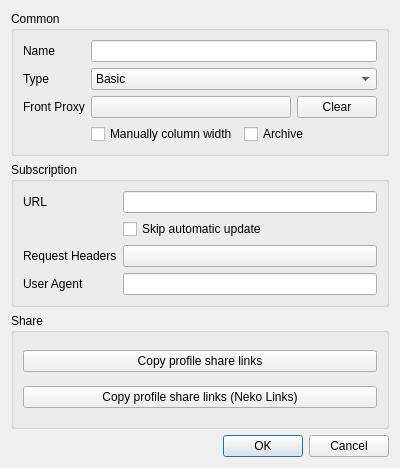
<?xml version="1.0" encoding="UTF-8"?>
<ui version="4.0">
 <class>DialogEditGroup</class>
 <widget class="QDialog" name="DialogEditGroup">
  <property name="geometry">
   <rect>
    <x>0</x>
    <y>0</y>
    <width>400</width>
    <height>468</height>
   </rect>
  </property>
  <property name="minimumSize">
   <size>
    <width>400</width>
    <height>300</height>
   </size>
  </property>
  <property name="windowTitle">
   <string>Edit Group</string>
  </property>
  <layout class="QVBoxLayout" name="verticalLayout">
   <item>
    <widget class="QGroupBox" name="cat_common">
     <property name="sizePolicy">
      <sizepolicy hsizetype="Preferred" vsizetype="Maximum">
       <horstretch>0</horstretch>
       <verstretch>0</verstretch>
      </sizepolicy>
     </property>
     <property name="title">
      <string>Common</string>
     </property>
     <layout class="QGridLayout" name="main">
      <item row="0" column="1">
       <widget class="QLineEdit" name="name"/>
      </item>
      <item row="1" column="0">
       <widget class="QLabel" name="label_2">
        <property name="text">
         <string>Type</string>
        </property>
       </widget>
      </item>
      <item row="1" column="1">
       <widget class="QComboBox" name="type">
        <item>
         <property name="text">
          <string>Basic</string>
         </property>
        </item>
        <item>
         <property name="text">
          <string>Subscription</string>
         </property>
        </item>
       </widget>
      </item>
      <item row="2" column="0">
       <widget class="QLabel" name="front_proxy_l">
        <property name="text">
         <string>Front Proxy</string>
        </property>
       </widget>
      </item>
      <item row="3" column="1">
       <layout class="QHBoxLayout" name="horizontalLayout_2">
        <item>
         <widget class="QCheckBox" name="manually_column_width">
          <property name="text">
           <string>Manually column width</string>
          </property>
         </widget>
        </item>
        <item>
         <widget class="QCheckBox" name="archive">
          <property name="text">
           <string>Archive</string>
          </property>
         </widget>
        </item>
       </layout>
      </item>
      <item row="0" column="0">
       <widget class="QLabel" name="label">
        <property name="text">
         <string>Name</string>
        </property>
       </widget>
      </item>
      <item row="2" column="1">
       <layout class="QHBoxLayout" name="horizontalLayout">
        <item>
         <widget class="QPushButton" name="front_proxy">
          <property name="text">
           <string notr="true"/>
          </property>
         </widget>
        </item>
        <item>
         <widget class="QPushButton" name="front_proxy_clear">
          <property name="sizePolicy">
           <sizepolicy hsizetype="Maximum" vsizetype="Fixed">
            <horstretch>0</horstretch>
            <verstretch>0</verstretch>
           </sizepolicy>
          </property>
          <property name="text">
           <string>Clear</string>
          </property>
         </widget>
        </item>
       </layout>
      </item>
     </layout>
    </widget>
   </item>
   <item>
    <widget class="QGroupBox" name="cat_sub">
     <property name="title">
      <string>Subscription</string>
     </property>
     <layout class="QGridLayout" name="_2">
      <item row="0" column="0">
       <widget class="QLabel" name="label_4">
        <property name="text">
         <string>URL</string>
        </property>
       </widget>
      </item>
      <item row="0" column="1">
       <widget class="MyLineEdit" name="url"/>
      </item>
       <item row="1" column="1">
        <widget class="QCheckBox" name="skip_auto_update">
         <property name="text">
          <string>Skip automatic update</string>
         </property>
        </widget>
       </item>
       <item row="2" column="0">
        <widget class="QLabel" name="label_5">
         <property name="text">
          <string>Request Headers</string>
         </property>
        </widget>
       </item>
       <item row="2" column="1">
        <widget class="QPushButton" name="request_headers">
         <property name="toolTip">
          <string>JSON HTTP headers sent with subscription requests</string>
         </property>
         <property name="text">
          <string notr="true"/>
         </property>
        </widget>
       </item>
       <item row="3" column="0">
        <widget class="QLabel" name="label_6">
         <property name="text">
          <string>User Agent</string>
         </property>
        </widget>
       </item>
       <item row="3" column="1">
        <widget class="QLineEdit" name="user_agent"/>
       </item>
     </layout>
    </widget>
   </item>
   <item>
    <widget class="QGroupBox" name="cat_share">
     <property name="title">
      <string>Share</string>
     </property>
     <layout class="QVBoxLayout" name="verticalLayout_2">
      <item>
       <widget class="QPushButton" name="copy_links">
        <property name="text">
         <string>Copy profile share links</string>
        </property>
       </widget>
      </item>
      <item>
       <widget class="QPushButton" name="copy_links_nkr">
        <property name="text">
         <string>Copy profile share links (Neko Links)</string>
        </property>
       </widget>
      </item>
     </layout>
    </widget>
   </item>
   <item>
    <widget class="QDialogButtonBox" name="buttonBox">
     <property name="standardButtons">
      <set>QDialogButtonBox::Cancel|QDialogButtonBox::Ok</set>
     </property>
    </widget>
   </item>
  </layout>
 </widget>
 <customwidgets>
  <customwidget>
   <class>MyLineEdit</class>
   <extends>QLineEdit</extends>
   <header>ui/widget/MyLineEdit.h</header>
  </customwidget>
 </customwidgets>
 <tabstops>
  <tabstop>name</tabstop>
  <tabstop>type</tabstop>
  <tabstop>front_proxy</tabstop>
  <tabstop>front_proxy_clear</tabstop>
  <tabstop>manually_column_width</tabstop>
  <tabstop>archive</tabstop>
  <tabstop>url</tabstop>
  <tabstop>skip_auto_update</tabstop>
  <tabstop>request_headers</tabstop>
  <tabstop>user_agent</tabstop>
  <tabstop>copy_links</tabstop>
  <tabstop>copy_links_nkr</tabstop>
 </tabstops>
 <resources/>
 <connections>
  <connection>
   <sender>buttonBox</sender>
   <signal>rejected()</signal>
   <receiver>DialogEditGroup</receiver>
   <slot>reject()</slot>
   <hints>
    <hint type="sourcelabel">
     <x>199</x>
     <y>275</y>
    </hint>
    <hint type="destinationlabel">
     <x>199</x>
     <y>149</y>
    </hint>
   </hints>
  </connection>
  <connection>
   <sender>buttonBox</sender>
   <signal>accepted()</signal>
   <receiver>DialogEditGroup</receiver>
   <slot>accept()</slot>
   <hints>
    <hint type="sourcelabel">
     <x>199</x>
     <y>291</y>
    </hint>
    <hint type="destinationlabel">
     <x>199</x>
     <y>157</y>
    </hint>
   </hints>
  </connection>
 </connections>
</ui>
